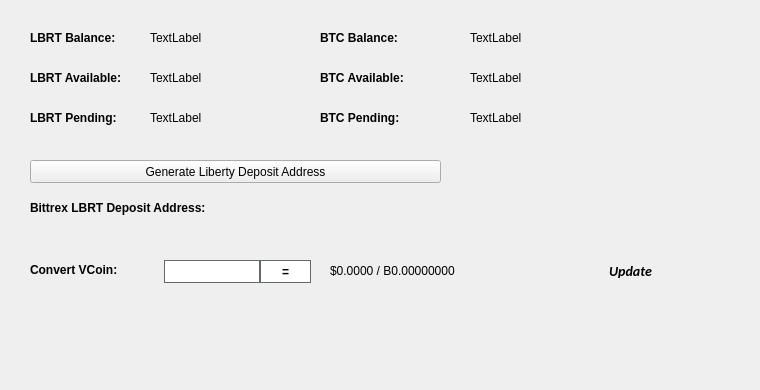
   <widget class="QWidget" name="BalanceTab">
    <attribute name="title">
     <string>Balance</string>
    </attribute>
    <widget class="QLabel" name="BitcoinBalanceLabel">
     <property name="geometry">
      <rect>
       <x>470</x>
       <y>30</y>
       <width>150</width>
       <height>16</height>
      </rect>
     </property>
     <property name="text">
      <string>TextLabel</string>
     </property>
    </widget>
    <widget class="QLabel" name="BLOCKBalanceLabel">
     <property name="geometry">
      <rect>
       <x>150</x>
       <y>30</y>
       <width>150</width>
       <height>16</height>
      </rect>
     </property>
     <property name="text">
      <string>TextLabel</string>
     </property>
    </widget>
    <widget class="QLabel" name="label_11">
     <property name="geometry">
      <rect>
       <x>30</x>
       <y>30</y>
       <width>101</width>
       <height>16</height>
      </rect>
     </property>
     <property name="font">
      <font>
       <weight>75</weight>
       <bold>true</bold>
      </font>
     </property>
     <property name="text">
      <string>LBRT Balance:</string>
     </property>
    </widget>
    <widget class="QLabel" name="label_12">
     <property name="geometry">
      <rect>
       <x>320</x>
       <y>30</y>
       <width>101</width>
       <height>16</height>
      </rect>
     </property>
     <property name="font">
      <font>
       <weight>75</weight>
       <bold>true</bold>
      </font>
     </property>
     <property name="text">
      <string>BTC Balance:</string>
     </property>
    </widget>
    <widget class="QLabel" name="BLOCKAvailableLabel_2">
     <property name="geometry">
      <rect>
       <x>150</x>
       <y>70</y>
       <width>150</width>
       <height>16</height>
      </rect>
     </property>
     <property name="text">
      <string>TextLabel</string>
     </property>
    </widget>
    <widget class="QLabel" name="label_13">
     <property name="geometry">
      <rect>
       <x>30</x>
       <y>70</y>
       <width>111</width>
       <height>16</height>
      </rect>
     </property>
     <property name="font">
      <font>
       <weight>75</weight>
       <bold>true</bold>
      </font>
     </property>
     <property name="text">
      <string>LBRT Available:</string>
     </property>
    </widget>
    <widget class="QLabel" name="label_14">
     <property name="geometry">
      <rect>
       <x>30</x>
       <y>110</y>
       <width>101</width>
       <height>16</height>
      </rect>
     </property>
     <property name="font">
      <font>
       <weight>75</weight>
       <bold>true</bold>
      </font>
     </property>
     <property name="text">
      <string>LBRT Pending:</string>
     </property>
    </widget>
    <widget class="QLabel" name="BLOCKPendingLabel">
     <property name="geometry">
      <rect>
       <x>150</x>
       <y>110</y>
       <width>150</width>
       <height>16</height>
      </rect>
     </property>
     <property name="text">
      <string>TextLabel</string>
     </property>
    </widget>
    <widget class="QLabel" name="label_15">
     <property name="geometry">
      <rect>
       <x>320</x>
       <y>70</y>
       <width>111</width>
       <height>16</height>
      </rect>
     </property>
     <property name="font">
      <font>
       <weight>75</weight>
       <bold>true</bold>
      </font>
     </property>
     <property name="text">
      <string>BTC Available:</string>
     </property>
    </widget>
    <widget class="QLabel" name="BitcoinAvailableLabel">
     <property name="geometry">
      <rect>
       <x>470</x>
       <y>70</y>
       <width>150</width>
       <height>16</height>
      </rect>
     </property>
     <property name="text">
      <string>TextLabel</string>
     </property>
    </widget>
    <widget class="QLabel" name="label_31">
     <property name="geometry">
      <rect>
       <x>320</x>
       <y>110</y>
       <width>111</width>
       <height>16</height>
      </rect>
     </property>
     <property name="font">
      <font>
       <weight>75</weight>
       <bold>true</bold>
      </font>
     </property>
     <property name="text">
      <string>BTC Pending:</string>
     </property>
    </widget>
    <widget class="QLabel" name="BitcoinPendingLabel">
     <property name="geometry">
      <rect>
       <x>470</x>
       <y>110</y>
       <width>150</width>
       <height>16</height>
      </rect>
     </property>
     <property name="text">
      <string>TextLabel</string>
     </property>
    </widget>
    <widget class="QLabel" name="label_33">
     <property name="geometry">
      <rect>
       <x>30</x>
       <y>200</y>
       <width>221</width>
       <height>16</height>
      </rect>
     </property>
     <property name="font">
      <font>
       <weight>75</weight>
       <bold>true</bold>
      </font>
     </property>
     <property name="text">
      <string>Bittrex LBRT Deposit Address:</string>
     </property>
    </widget>
    <widget class="QPushButton" name="GenDepositBTN">
     <property name="geometry">
      <rect>
       <x>30</x>
       <y>160</y>
       <width>411</width>
       <height>23</height>
      </rect>
     </property>
     <property name="text">
      <string>Generate Liberty Deposit Address</string>
     </property>
     <property name="icon">
      <iconset resource="../liberty.qrc">
       <normaloff>:/icons/bitcoin</normaloff>:/icons/bitcoin</iconset>
     </property>
    </widget>
    <widget class="QLabel" name="DepositAddressLabel">
     <property name="geometry">
      <rect>
       <x>200</x>
       <y>200</y>
       <width>261</width>
       <height>16</height>
      </rect>
     </property>
     <property name="palette">
      <palette>
       <active>
        <colorrole role="WindowText">
         <brush brushstyle="SolidPattern">
          <color alpha="255">
           <red>0</red>
           <green>0</green>
           <blue>0</blue>
          </color>
         </brush>
        </colorrole>
        <colorrole role="Text">
         <brush brushstyle="SolidPattern">
          <color alpha="255">
           <red>0</red>
           <green>0</green>
           <blue>255</blue>
          </color>
         </brush>
        </colorrole>
       </active>
       <inactive>
        <colorrole role="WindowText">
         <brush brushstyle="SolidPattern">
          <color alpha="255">
           <red>0</red>
           <green>0</green>
           <blue>0</blue>
          </color>
         </brush>
        </colorrole>
        <colorrole role="Text">
         <brush brushstyle="SolidPattern">
          <color alpha="255">
           <red>0</red>
           <green>0</green>
           <blue>255</blue>
          </color>
         </brush>
        </colorrole>
       </inactive>
       <disabled>
        <colorrole role="WindowText">
         <brush brushstyle="SolidPattern">
          <color alpha="255">
           <red>120</red>
           <green>120</green>
           <blue>120</blue>
          </color>
         </brush>
        </colorrole>
        <colorrole role="Text">
         <brush brushstyle="SolidPattern">
          <color alpha="255">
           <red>120</red>
           <green>120</green>
           <blue>120</blue>
          </color>
         </brush>
        </colorrole>
       </disabled>
      </palette>
     </property>
     <property name="font">
      <font>
       <weight>75</weight>
       <bold>true</bold>
      </font>
     </property>
     <property name="text">
      <string/>
     </property>
     <property name="alignment">
      <set>Qt::AlignRight|Qt::AlignTrailing|Qt::AlignVCenter</set>
     </property>
     <property name="textInteractionFlags">
      <set>Qt::LinksAccessibleByMouse|Qt::TextSelectableByKeyboard|Qt::TextSelectableByMouse</set>
     </property>
    </widget>
    <widget class="QLabel" name="label_8">
     <property name="geometry">
      <rect>
       <x>460</x>
       <y>300</y>
       <width>281</width>
       <height>81</height>
      </rect>
     </property>
     <property name="text">
      <string/>
     </property>
     <property name="pixmap">
      <pixmap>:/images/bittrex</pixmap>
     </property>
    </widget>
    <widget class="QWidget" name="widgetConversion" native="true">
     <property name="geometry">
      <rect>
       <x>0</x>
       <y>250</y>
       <width>751</width>
       <height>43</height>
      </rect>
     </property>
     <property name="minimumSize">
      <size>
       <width>0</width>
       <height>43</height>
      </size>
     </property>
     <property name="styleSheet">
      <string notr="true"/>
     </property>
     <widget class="QPushButton" name="btnUpdateMarketData">
      <property name="geometry">
       <rect>
        <x>575</x>
        <y>0</y>
        <width>111</width>
        <height>41</height>
       </rect>
      </property>
      <property name="sizePolicy">
       <sizepolicy hsizetype="Expanding" vsizetype="Expanding">
        <horstretch>0</horstretch>
        <verstretch>0</verstretch>
       </sizepolicy>
      </property>
      <property name="font">
       <font>
        <family>calibri</family>
        <pointsize>-1</pointsize>
        <weight>75</weight>
        <italic>true</italic>
        <bold>true</bold>
       </font>
      </property>
      <property name="styleSheet">
       <string notr="true">margin:0px;text-align:center;padding:2px;border-radius:3px;font-style:italic;width:100px;font-size:14px;font-family:calibri;font-weight:600;</string>
      </property>
      <property name="text">
       <string>Update</string>
      </property>
      <property name="iconSize">
       <size>
        <width>150</width>
        <height>35</height>
       </size>
      </property>
      <property name="autoDefault">
       <bool>true</bool>
      </property>
      <property name="default">
       <bool>true</bool>
      </property>
     </widget>
     <widget class="QLabel" name="lblConvertVCoin">
      <property name="geometry">
       <rect>
        <x>30</x>
        <y>10</y>
        <width>131</width>
        <height>20</height>
       </rect>
      </property>
      <property name="styleSheet">
       <string notr="true"/>
      </property>
      <property name="text">
       <string>&lt;html&gt;&lt;head/&gt;&lt;body&gt;&lt;p&gt;&lt;span style=&quot; font-weight:600;&quot;&gt;Convert VCoin:&lt;/span&gt;&lt;/p&gt;&lt;/body&gt;&lt;/html&gt;</string>
      </property>
     </widget>
     <widget class="QLineEdit" name="txtConvertVCoinQty">
      <property name="geometry">
       <rect>
        <x>160</x>
        <y>10</y>
        <width>100</width>
        <height>23</height>
       </rect>
      </property>
      <property name="minimumSize">
       <size>
        <width>100</width>
        <height>23</height>
       </size>
      </property>
      <property name="maximumSize">
       <size>
        <width>100</width>
        <height>16777215</height>
       </size>
      </property>
      <property name="styleSheet">
       <string notr="true">border: 1px solid #61696c;margin-left:4px;</string>
      </property>
     </widget>
     <widget class="QPushButton" name="btnConvertLiberty">
      <property name="geometry">
       <rect>
        <x>260</x>
        <y>10</y>
        <width>51</width>
        <height>23</height>
       </rect>
      </property>
      <property name="minimumSize">
       <size>
        <width>0</width>
        <height>23</height>
       </size>
      </property>
      <property name="styleSheet">
       <string notr="true">border:1px solid #61696c;background:white;font-weight:600;</string>
      </property>
      <property name="text">
       <string>=</string>
      </property>
     </widget>
     <widget class="QLabel" name="lblConvertVCoinResults">
      <property name="geometry">
       <rect>
        <x>330</x>
        <y>0</y>
        <width>201</width>
        <height>41</height>
       </rect>
      </property>
      <property name="styleSheet">
       <string notr="true"/>
      </property>
      <property name="text">
       <string>$0.0000 / B0.00000000</string>
      </property>
     </widget>
     <widget class="QLabel" name="iconOverviewUpdateWait">
      <property name="geometry">
       <rect>
        <x>670</x>
        <y>10</y>
        <width>24</width>
        <height>24</height>
       </rect>
      </property>
      <property name="text">
       <string/>
      </property>
      <property name="pixmap">
       <pixmap resource="../liberty.qrc">:/icons/transaction_1</pixmap>
      </property>
      <property name="scaledContents">
       <bool>true</bool>
      </property>
      <property name="alignment">
       <set>Qt::AlignCenter</set>
      </property>
     </widget>
    </widget>
   </widget>
